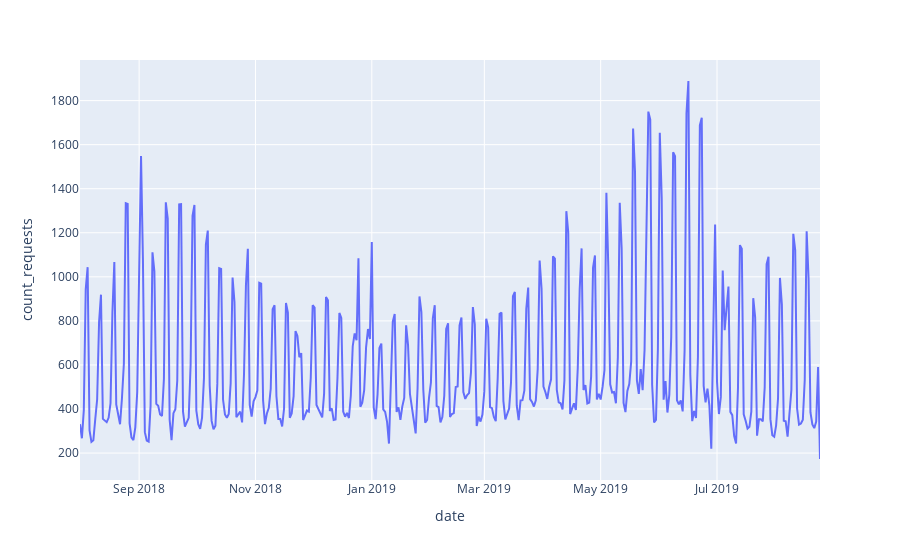

Notebook code for this chart:
### Code cell
fig = px.line(noise_per_day, x='date', y='count_requests' title=)
fig.show()

### Figure 1 — Plotly figure (JSON) as saved in the notebook; plotly's stock layout.template omitted (floating-point values rounded to 4 significant figures; data arrays with more than 128 entries replaced by an {"elided": "..."} marker saying what was removed)
{"data": [{"hovertemplate": "date=%{x}<br>count_requests=%{y}<extra></extra>", "legendgroup": "", "line": {"color": "#636efa", "dash": "solid"}, "mode": "lines", "name": "", "showlegend": false, "type": "scatter", "x": {"elided": "389 str values"}, "xaxis": "x", "y": {"elided": "389 int values"}, "yaxis": "y"}], "layout": {"legend": {"tracegroupgap": 0}, "margin": {"t": 60}, "xaxis": {"anchor": "y", "domain": [0, 1], "title": {"text": "date"}}, "yaxis": {"anchor": "x", "domain": [0, 1], "title": {"text": "count_requests"}}}}
